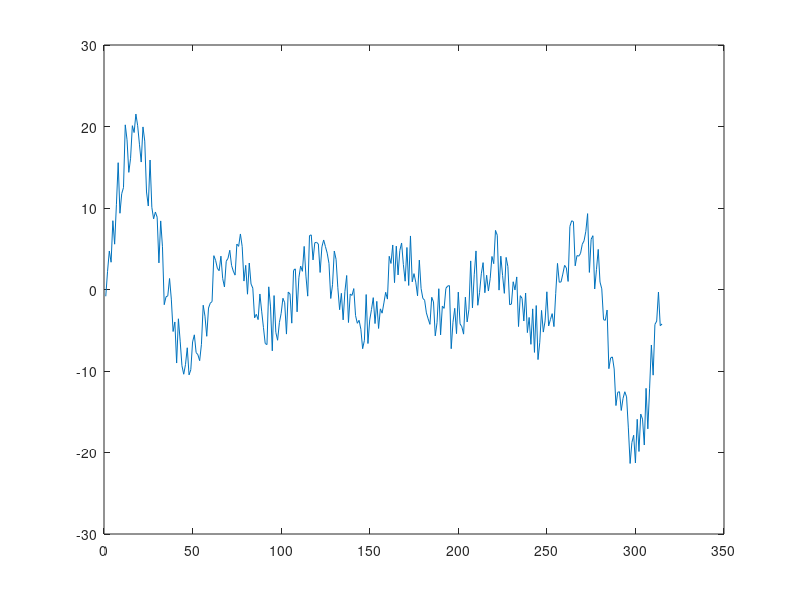

MATLAB code to generate this figure: (Note: this script raises an error after producing the figure.)
clc
echo on

% This examle will show how to define LP and QP problems
%
% We will use YALMIP to formulate couple of regression problems 
% (linear L_1, L_2 and L_inf regression)
%
pause % Strike any key to continue.  % Strike any key to continue. 

% To begin with, we generate data according to a noisy linear regression
% 
% y(t) = x'(t)*a+e(t), t=0,0.01,...,2*pi

a = [1 2 3 4 5 6];
t = (0:0.02:2*pi)';
x = [sin(t) sin(2*t) sin(3*t) sin(4*t) sin(5*t) sin(6*t)];
y = x*a'+(-4+8*rand(length(x),1));
pause % Strike any key to continue. 
plot(y)
pause % Strike any key to continue. 

% We now want to estimate the parameter a, given y, and we will 
% try 3 different approaches; L_1, L_2 and L_inf. 
%
% We start by defining the decision variable

a_hat = sdpvar(1,6);
pause % Strike any key to continue. 

% By using a_hat and the regressor x, we can define the residuals

residuals = y-x*a_hat';
pause % Strike any key to continue. 

% To solve the L_1 problem, we define a variable that will work
% as a bound on |y-x'*a|
bound = sdpvar(length(residuals),1);
pause % Strike any key to continue. 

% Express that bound is absolute value of the residuals (usinhg a double-sided constraint)
F = set(-bound < residuals < bound);
pause % Strike any key to continue. 

% Minimize sum of bound
% NOTE, This takes time if you only have linprog installed
solvesdp(F,sum(bound));
% Optimal L_1 estimate
a_L1 = double(a_hat)
pause % Strike any key to continue. 


clc

% The L_2 solution is easily obtained from a QP
% (note the nonlinear objetive function. More about
%  this in demo #11)
solvesdp([],residuals'*residuals);
a_L2 = double(a_hat)
pause % Strike any key to continue. 

% Finally, let us minimize the L_inf norm. This corresponds to
% minimizing the largest (absolute value) residual
% We introduce a scalar bound on the largest value
bound = sdpvar(1,1);
F = set(-bound < residuals < bound);
pause % Strike any key to continue. 

% Solve by minimizing the bound
solvesdp(F,bound);
a_Linf = double(a_hat)
pause % Strike any key to continue. 

plot([y x*a' x*a_L1' x*a_L2' x*a_Linf'])
legend('Measured','True','L1','L2','Linf')

echo off










